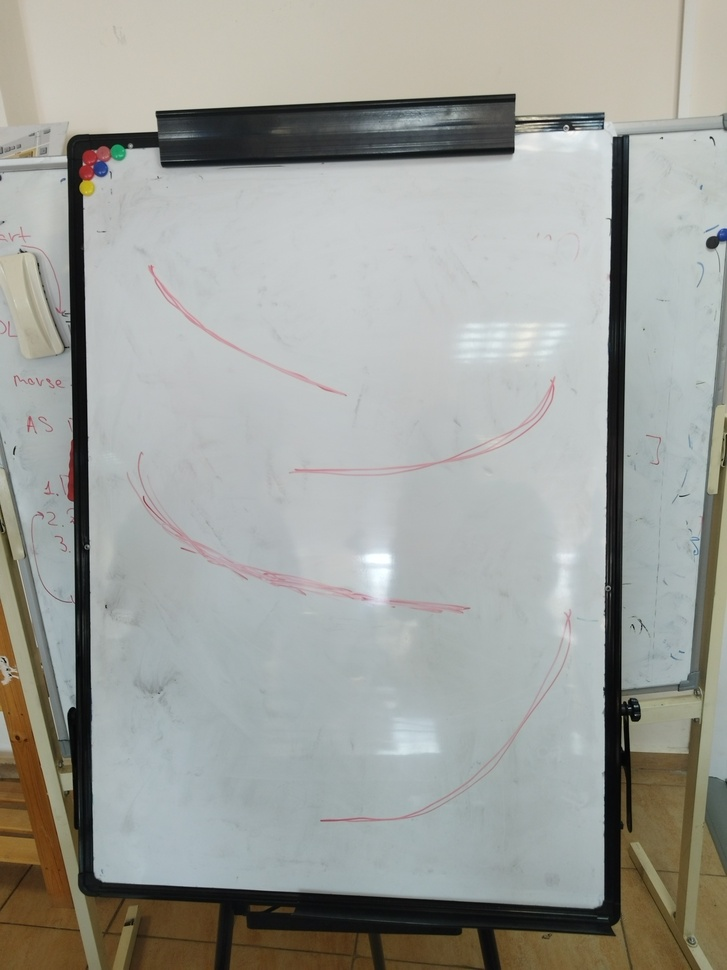
#> input picture skat/photo.jpg, 727 x 970 px, shrunk from 3000 x 4000 before the run, given in place of the camera
$ python tracking.py
#> lines starting #> are read from the running program, lines starting #| are printed output that depends on the picture; after the words box and inside, x2 and y2 are one past the last pixel; in counts of white or black regions, pixels touching at a corner belong together
import cv2
import time
from contourpy.util.data import simple
from fontTools.misc.cython import returns
from networkx import tree_graph

winname_camera = "Camera"
winname_mask = "Mask"
cv2.namedWindow(winname_camera, cv2.WINDOW_NORMAL)
cv2.namedWindow(winname_mask, cv2.WINDOW_NORMAL)
camera = cv2.VideoCapture(0)

# 20-30, 220-255, 60-120
lower = (150, 100, 50)
upper = (190, 200, 300)

D = 0.077
prev_time = time.time()
curr_time = time.time()
r = 1

trajectory = []
l = 15

while camera.isOpened():
    ret, frame = camera.read()
#> frame is the input picture: shape (970, 727, 3); mean B, G, R 155.3, 160.5, 158.5
    curr_time = time.time()
    blurred = cv2.GaussianBlur(frame, (11,11), 0)
    hsv = cv2.cvtColor(blurred, cv2.COLOR_BGR2HSV)
#> hsv: shape (970, 727, 3); mean H, S, V 73.6, 28, 164.1

    mask = cv2.inRange(hsv, lower, upper)
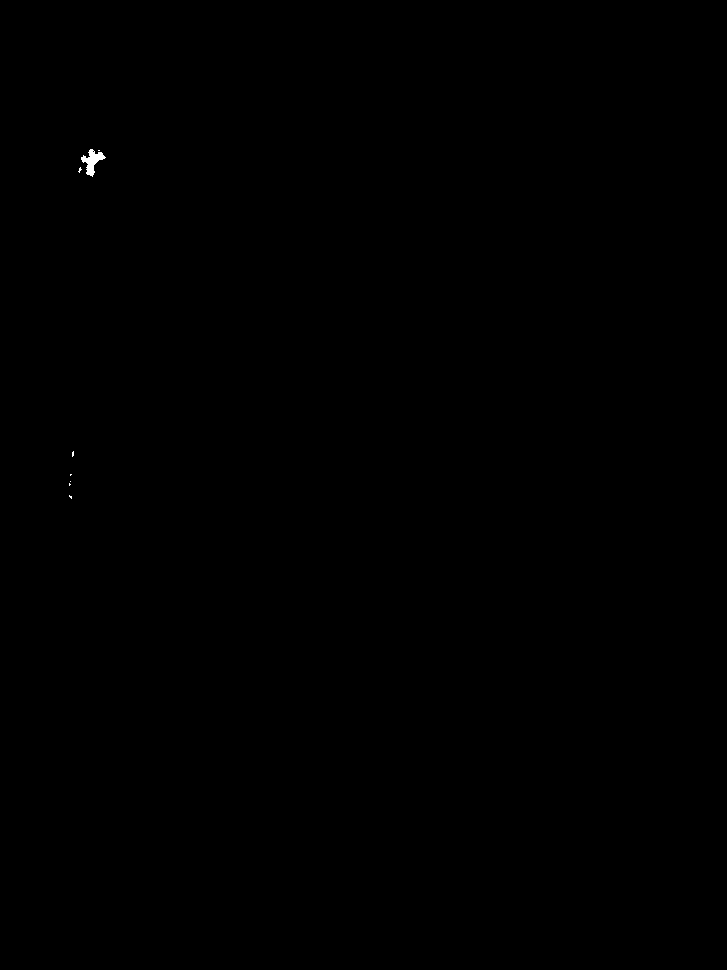
#> mask: shape (970, 727); 0.05% white; 8 white regions (7 under 20 px), largest, box (x1, y1, x2, y2) and area: (81, 149, 106, 177) 293
    mask = cv2.erode(mask, None, iterations=3)
#> mask: shape (970, 727); 0% white in thin lines or dots, all inside (x1, y1, x2, y2) = (90, 157, 96, 172)
    mask = cv2.dilate(mask, None, iterations=3)
#> mask: shape (970, 727); 0.02% white; 1 white region

    cnts, _ = cv2.findContours(mask, cv2.RETR_EXTERNAL, cv2.CHAIN_APPROX_SIMPLE)
#> cnts = 1 contour; box (x1, y1, x2, y2) and area: (87, 154, 99, 175) 146
    if len(cnts) > 0:
        c = max(cnts, key=cv2.contourArea)
#> c = contour of 11 points, box (x1, y1, x2, y2) (87, 154, 99, 175), area 146
        (x, y), r = cv2.minEnclosingCircle(c)
#> x = 92.5; y = 164; r = 11.41
        x, y = int(x), int(y)
#> x = 92

        trajectory.append((x, y))
        if len(trajectory) > l:
            trajectory.pop(0)

        if r>10:
            cv2.circle(frame, (int(x), int(y)), 5, (0,0,255), -2)
#> frame: shape (970, 727, 3); 0.01% of pixels changed, all inside (x1, y1, x2, y2) = (87, 159, 98, 170)
            cv2.circle(frame, (int(x), int(y)), int(r), (0,0,255), 2)
#> frame: shape (970, 727, 3); mean B, G, R 155.3, 160.5, 158.6

        for i in range(1, len(trajectory)):
            cv2.line(frame, trajectory[i], trajectory[i-1], (255 * (i / len(trajectory)),0,0), i)
#> this loop made 0 passes

        time_dif = curr_time - prev_time
        if len(trajectory) > 1:
            p1 = trajectory[-1]
            p2 = trajectory[-2]
            dx = p1[0] - p2[0]
            dy = p1[1] - p2[1]
            dist =  (dx ** 2 + dy ** 2) ** 0.5
            pxl_per_metr = D / (r * 2)
            dist *= pxl_per_metr
            speed  = dist / time_dif

            cv2.putText(frame, f"Speed = {speed:.3f}", (10,60), cv2.FONT_HERSHEY_DUPLEX, 1.2, (255,255,0))
    else:
        trajectory = []

    prev_time = curr_time

    cv2.imshow(winname_mask, mask)
    cv2.imshow(winname_camera, frame)

    key = cv2.waitKey(1)
#> (key q is pressed here)
    if key == ord('q'):
        break


camera.release()
cv2.destroyAllWindows()
